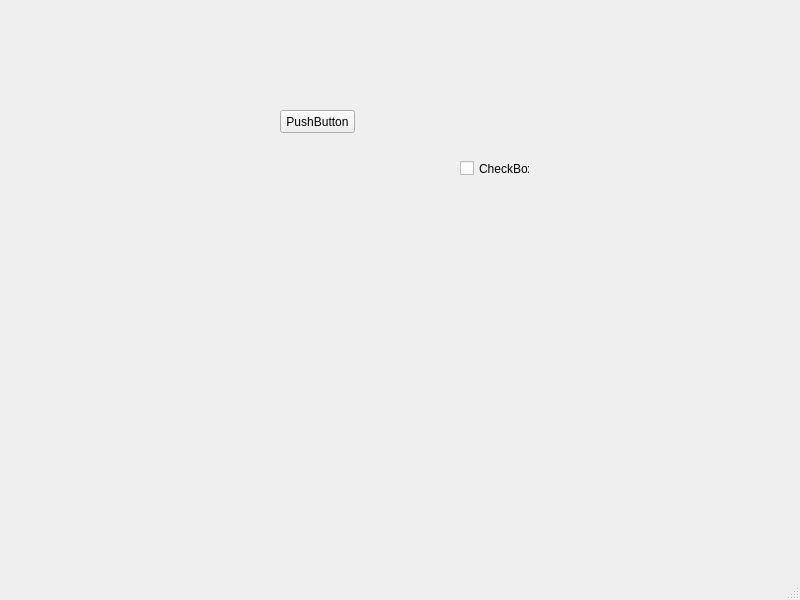
<?xml version="1.0" encoding="UTF-8"?>
<ui version="4.0">
 <class>MainWindow</class>
 <widget class="QMainWindow" name="MainWindow">
  <property name="geometry">
   <rect>
    <x>0</x>
    <y>0</y>
    <width>800</width>
    <height>600</height>
   </rect>
  </property>
  <property name="windowTitle">
   <string>MainWindow</string>
  </property>
  <widget class="QWidget" name="centralwidget">
   <widget class="QPushButton" name="pushButton">
    <property name="geometry">
     <rect>
      <x>280</x>
      <y>110</y>
      <width>75</width>
      <height>23</height>
     </rect>
    </property>
    <property name="text">
     <string>PushButton</string>
    </property>
    <property name="checkable">
     <bool>false</bool>
    </property>
    <property name="checked">
     <bool>false</bool>
    </property>
   </widget>
   <widget class="QCheckBox" name="checkBox">
    <property name="geometry">
     <rect>
      <x>460</x>
      <y>160</y>
      <width>70</width>
      <height>17</height>
     </rect>
    </property>
    <property name="text">
     <string>CheckBox</string>
    </property>
   </widget>
  </widget>
  <widget class="QMenuBar" name="menubar">
   <property name="geometry">
    <rect>
     <x>0</x>
     <y>0</y>
     <width>800</width>
     <height>21</height>
    </rect>
   </property>
  </widget>
  <widget class="QStatusBar" name="statusbar"/>
 </widget>
 <resources/>
 <connections/>
</ui>
